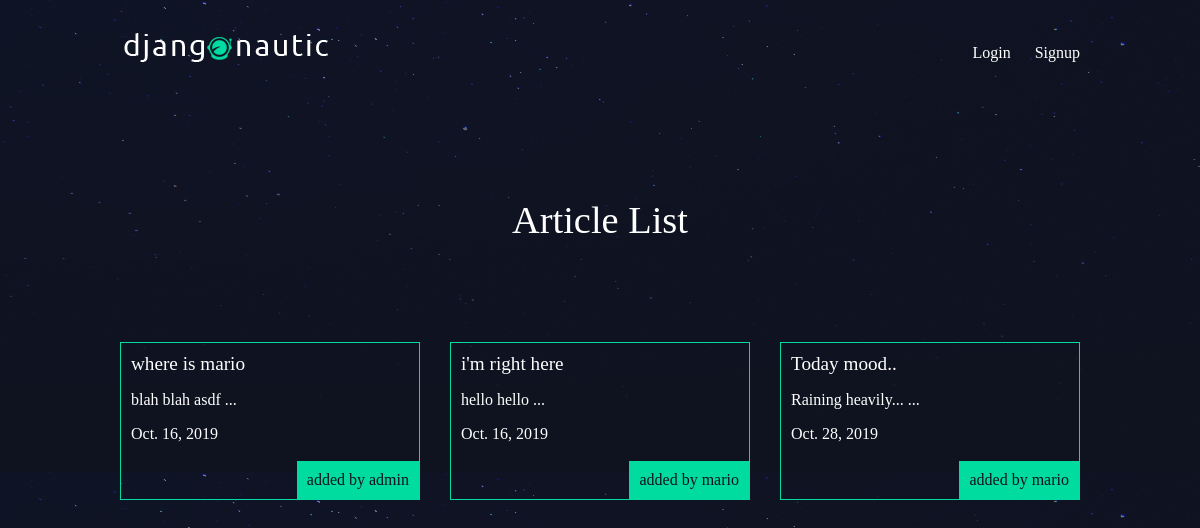
The app's page /articles/ with its own data.
### articles/models.py (models this page shows, shortened)
class Article(models.Model):
    title = models.CharField(max_length=100)
    slug = models.SlugField()
    body = models.TextField()
    date = models.DateField(auto_now_add=True)
    thumb = models.ImageField(default='default.png', blank=True)
    author = models.ForeignKey(User, default=None, on_delete=models.CASCADE)
    def snippet(self):
        return self.body[:100] + ' ...'

### articles/views.py (the view)
def article_list(request):
    articles = Article.objects.all().order_by('date')
    return render(request, 'articles/article_list.html', {'articles':articles})

### articles/templates/articles/article_list.html
{% extends 'base_layout.html' %}
{% block content %}
    <h1>Article List</h1>
    <div class="articles">
        {% for article in articles %}
            <div class="article">
                <h2><a href="{% url 'articles:detail' slug=article.slug %}">{{ article.title }}</a></h2>
                <p> {{ article.snippet }}</p>
                <p>{{ article.date }}</p>
                <p class="author">added by {{ article.author.username }}</p>
            </div>
        {% endfor %}
    </div>
{% endblock %}

### templates/base_layout.html (shortened to what this page needs)
{% load static from staticfiles %}
<!DOCTYPE html>
<html lang="en">
<head>
    <link rel="stylesheet" href="{% static 'styles.css' %}">
</head>
<body>
    <header class="wrapper">
        <h1><a href="{% url 'home' %}"><img src="{% static 'logo.png' %}" alt="djangonautic" /></a></h1>
        <nav>
            <ul>
                {% if user.is_authenticated %}
                    <li>
                        <form class="logout-link" action="{% url 'accounts:logout' %}" method="post">
                            {% csrf_token %}
                            <button type="submit">Logout</button>
                        </form>
                    </li>
                    <li><a href="{% url 'articles:create' %}" class="highlight">New Article</a></li>
                {% else %}
                    <li><a href="{% url 'accounts:login' %}">Login</a></li>
                    <li><a href="{% url 'accounts:signup' %}">Signup</a></li>
                {% endif %}
            </ul>
        </nav>
    </header>
    <div class="wrapper">
        {% block content %}
        {% endblock %}
    </div>
</body>
</html>

### assets/styles.css (style rules this page uses)
body { background-color: #0f121f; background-image: url(stars.png); background-repeat-y: no-repeat; color: #fff; }
body * { font-family: Ubuntu; }
h1, h2, h3, h4, h5 { font-weight: normal; margin: 0; }
a, a:hover, a:visited { color: #fff; text-decoration: none; }
.wrapper { max-width: 960px; margin: 0 auto; }
div.wrapper h1 { text-align: center; margin: 100px auto; font-size: 2.4em; }
header { display: grid; grid-template-columns: 1fr 1fr; padding: 20px 0; }
nav { justify-self: end; }
nav li { display: inline-block; margin-left: 20px; }
.articles { display: grid; grid-template-columns: 1fr 1fr 1fr; grid-gap: 30px; }
.article { padding: 10px; border: 1px solid #00dba0; position: relative; padding-bottom: 40px; }
.article h2 { font-size: 1.2em; }
.article .author { padding: 10px; background: #00dba0; position: absolute; right: 0; bottom: 0; margin: 0; color: #0f121f; }

### records on screen
Article: title "where is mario", snippet "blah blah asdf ...", date "Oct. 16, 2019", author.username "admin"
Article: title "i'm right here", snippet "hello hello ...", date "Oct. 16, 2019", author.username "mario"
Article: title "Today mood..", snippet "Raining heavily... ...", date "Oct. 28, 2019", author.username "mario"
